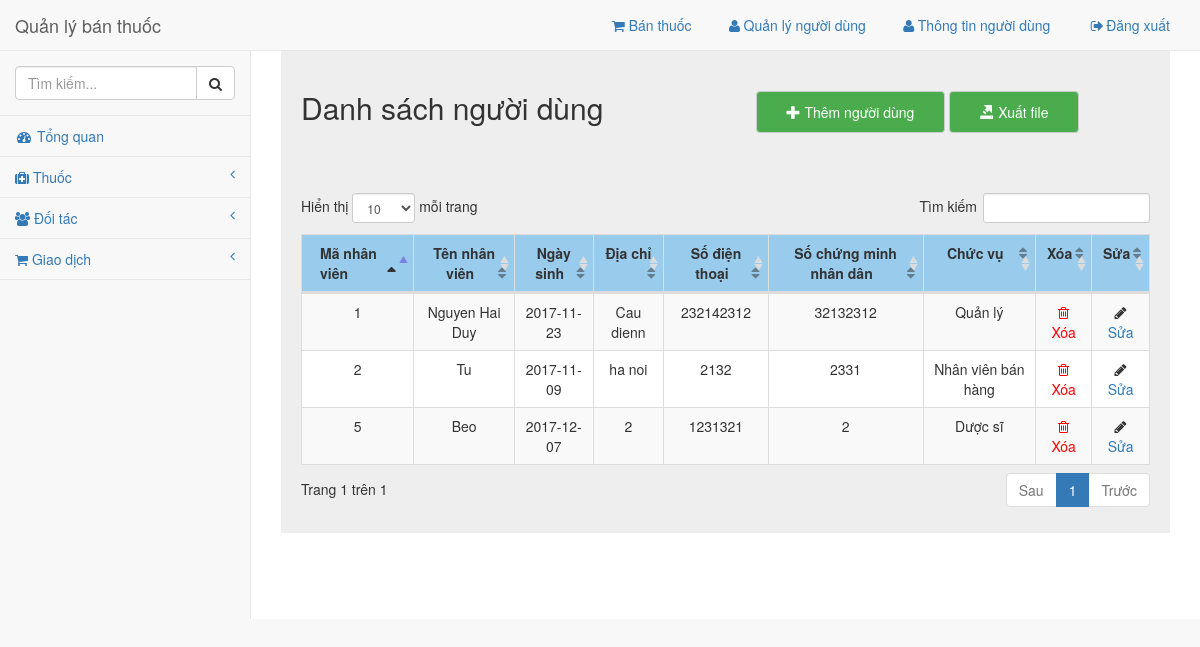
/admin/pages/nguoidung.php (signed in), run on the app's committed database.
### tables this page shows
CREATE TABLE `nguoidung` (
  `id` int(11) NOT NULL,
  `ten_nv` varchar(128) NOT NULL,
  `ngay_sinh` date NOT NULL,
  `dia_chi` varchar(128) NOT NULL,
  `chuc_vu` int(11) NOT NULL,
  `sdt` varchar(15) NOT NULL,
  `cmnd` varchar(25) NOT NULL,
  `quyen` int(11) NOT NULL
);

### library/VSCPDO.php (called while the page is built, shortened)
<?php
$tenserver = "localhost";
$tentaikhoan = "root";
$matkhau = "";
$tencsdl = "thuoc";
 ?>
 <?php
class vsc_pdo {
	private $server;
	private $username;
	private $password;
	private $database;
	public $conn;
	function __construct($conn = null) {
		try {
			$this->conn = new PDO("mysql:host=$this->server;dbname=$this->database", $this->username, $this->password);
			$this->conn->exec("set names utf8");
			$this->conn->setAttribute(PDO::ATTR_DEFAULT_FETCH_MODE, PDO::FETCH_ASSOC);
		}
     catch (PDOException $e)
      {
			echo $e->getMessage();
			exit();
		}
	}
	function fetch_one($sql) {
		try {
			$stmt = $this->conn->prepare($sql);
			$stmt->execute();
			$row = $stmt->fetch();
			return $row;
		} catch (PDOException $e) {
			return false;
		}
	}
	function fetch_all($sql) {
		try {
			$stmt = $this->conn->prepare($sql);
			$stmt->execute();
			$rows = $stmt->fetchAll();
			return $rows;
		}
    catch (PDOException $e) {
			return false;
		}
	}
	function getConnection($conn=null) {
		$arr = explode(",", $conn);
			$this->server = @$arr[0];
			$this->username = @$arr[1];
			$this->password = @$arr[2];
			$this->database = @$arr[3];
	}
}
$exp = new vsc_pdo("$tenserver,$tentaikhoan,$matkhau,$tencsdl");
 ?>

### admin/pages/nguoidung.php (the view, shortened to what this page needs)
<!DOCTYPE html>
<html lang="en">
<head>
    <?php require('../common/head.php'); ?>
    <?php
      $nguoidung = $exp->fetch_all("select * from nguoidung");
     ?>
    <link rel="stylesheet" href="../dist/css/nguoidung.css">
    <link href="../../library/datatables-plugins/integration/bootstrap/3/dataTables.bootstrap.css" rel="stylesheet">
</head>
<body>
    <div id="wrapper">
        <?php require('../common/nav.php'); ?>
        <div id="page-wrapper">
          <div class="grey">
            <div class="row header">
              <div class="col-md-6">
                <h2 class='title'>Danh sách người dùng</h2>
              </div>
              <div class="col-md-6 right">
                <button class='btn btn-default' type="button" name="button" data-toggle="modal" data-target="#myModal"><i class='glyphicon glyphicon-plus'></i> Thêm người dùng</button>
                <button class='btn btn-default' type="button" name="button"><i class='	glyphicon glyphicon-export'></i> Xuất file</button>
              </div>
            </div>
            <div class="row">
              <div class="col-md-12" id="data">
                <table class="table table-striped table-bordered table-hover" id="dataTables-example">
                         <thead>
                             <tr align="center">
                                 <th>Mã nhân viên</th>
                                 <td> <strong>Tên nhân viên</strong> </td>
                                 <td> <strong>Ngày sinh</strong> </td>
                                 <td> <strong>Địa chỉ</strong> </td>
                                 <td> <strong>Số điện thoại</strong> </td>
                                 <td> <strong>Số chứng minh nhân dân</strong> </td>
                                 <td> <strong>Chức vụ</strong> </td>
                                 <td> <strong>Xóa</strong> </td>
                                 <td> <strong>Sửa</strong> </td>
                             </tr>
                         </thead>
                         <tbody id="data">
                           <?php foreach($nguoidung as $key => $value): ?>
                             <tr class="odd gradeX" align="center">
                                 <td><?php echo $value['id']; ?></td>
                                 <td><?php echo $value['ten_nv']; ?></td>
                                 <td><?php echo $value['ngay_sinh']; ?></td>
                                 <td><?php echo $value['dia_chi']; ?></td>
                                 <td><?php echo $value['sdt']; ?></td>
                                 <td><?php echo $value['cmnd']; ?></td>
                                 <td>
                                    <?php
                                     switch($value['quyen']) {
                                      case 1: echo "Quản lý";
                                              break;
                                      case 2: echo "Dược sĩ";
                                              break;
                                      case 3: echo "Nhân viên bán hàng";
                                              break;
                                     }
                                    ?>
                                 </td>
                                 <td class="center"><i style='color:red;' class="fa fa-trash-o  fa-fw"></i><a href="../api/xoanguoidung.php?id=<?php echo $value['id']; ?>" class='delete' onclick="return confirm('Bạn có chắc không?')"  style='color:red;' href="#"> Xóa</a></td>
                                 <td class="center">
                                   <i  class="fa fa-pencil fa-fw"></i>
                                   <a class='edit' data-toggle="modal" data-target="#suanguoidung"  href="#"
                                      data-id=<?php echo $value['id']; ?>
                                      data-ten_nv="<?php echo $value['ten_nv']; ?>"
                                      data-ngay_sinh=<?php echo $value['ngay_sinh']; ?>
                                      data-dia_chi="<?php echo $value['dia_chi']; ?>"
                                      data-sdt=<?php echo $value['sdt']; ?>
                                      data-cmnd=<?php echo $value['cmnd']; ?>
                                      data-quyen=<?php echo $value['quyen']; ?>
                                      <?php $account = $exp->fetch_one(" select * from taikhoan where ma_nv={$value['id']} "); ?>
                                      data-username="<?php echo $account['username']; ?>"
                                      data-password="<?php echo $account['password']; ?>"
                                    >Sửa</a>
                                 </td>
                             </tr>
                          <?php endforeach; ?>
                         </tbody>
                     </table>
              </div>
            </div>
          </div>
        </div>
</body>
</html>

### admin/common/head.php (shortened to what this page needs)
<?php require('../../library/VSCPDO.php') ?>
  <link href="../vendor/bootstrap/css/bootstrap.min.css" rel="stylesheet">
  <link href="../vendor/metisMenu/metisMenu.min.css" rel="stylesheet">
  <link href="../dist/css/sb-admin-2.css" rel="stylesheet">
  <link href="../vendor/morrisjs/morris.css" rel="stylesheet">
  <link href="../vendor/font-awesome/css/font-awesome.min.css" rel="stylesheet" type="text/css">
  <link rel="stylesheet" href="../js/jquery-ui.css">

### admin/common/nav.php (shortened to what this page needs)
<nav class="navbar navbar-default navbar-static-top" role="navigation" style="margin-bottom: 0">
    <div class="navbar-header">
        <a class="navbar-brand" href="index.php">Quản lý bán thuốc</a>
    </div>
    <ul class="nav navbar-top-links navbar-right">
        <li class="dropdown">
                <li>
                    <a href="hoadon.php"><i class="fa fa-shopping-cart" aria-hidden="true"></i> Bán thuốc</a>
                </li>
                <?php if($_SESSION['quyen'] == 1): ?>
                <li>
                  <a href="nguoidung.php"><i class="fa fa-user fa-fw"></i>Quản lý người dùng</a>
                </li>
                <?php endif ?>
                <li><a href="info.php"><i class="fa fa-user fa-fw"></i>Thông tin người dùng</a>
                </li>
                <li><a href="../api/logout.php"><i class="fa fa-sign-out fa-fw"></i>Đăng xuất</a>
                </li>
        </li>
    </ul>
    <div class="navbar-default sidebar" role="navigation">
        <div class="sidebar-nav navbar-collapse">
            <ul class="nav" id="side-menu">
                <li class="sidebar-search">
                    <div class="input-group custom-search-form">
                        <input type="text" class="form-control" placeholder="Tìm kiếm...">
                        <span class="input-group-btn">
                        <button class="btn btn-default" type="button">
                            <i class="fa fa-search"></i>
                        </button>
                    </span>
                    </div>
                </li>
                <li>
                    <a href="index.php"><i class="fa fa-dashboard fa-fw"></i> Tổng quan</a>
                </li>
                <li>
                    <a href="#"><i class="fa fa-medkit" aria-hidden="true"></i></i> Thuốc<span class="fa arrow"></span></a>
                </li>
                <li>
                    <a href="#"><i class="fa fa-users" aria-hidden="true"></i></i> Đối tác<span class="fa arrow"></span></a>
                </li>
                <li>
                    <a href="#"><i class="fa fa-shopping-cart" aria-hidden="true"></i></i> Giao dịch<span class="fa arrow"></span></a>
                </li>
            </ul>
        </div>
    </div>
</nav>

### data on the page
nguoidung: id "1", ten_nv "Nguyen Hai Duy", ngay_sinh "2017-11-23", dia_chi "Cau dienn", sdt "232142312", cmnd "32132312", quyen "Quản lý"
nguoidung: id "2", ten_nv "Tu", ngay_sinh "2017-11-09", dia_chi "ha noi", sdt "2132", cmnd "2331", quyen "Nhân viên bán hàng"
nguoidung: id "5", ten_nv "Beo", ngay_sinh "2017-12-07", dia_chi "2", sdt "1231321", cmnd "2", quyen "Dược sĩ"
